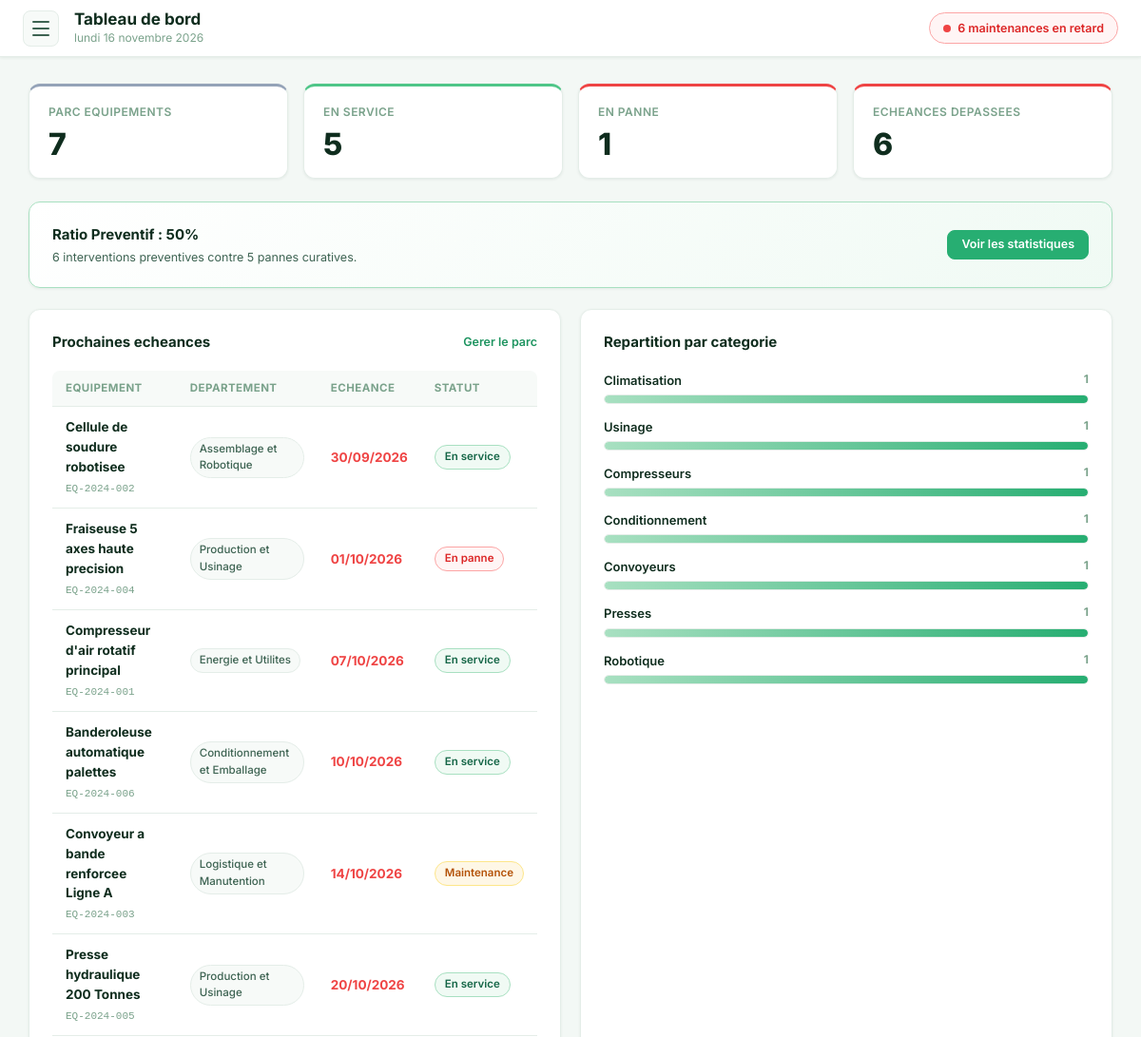
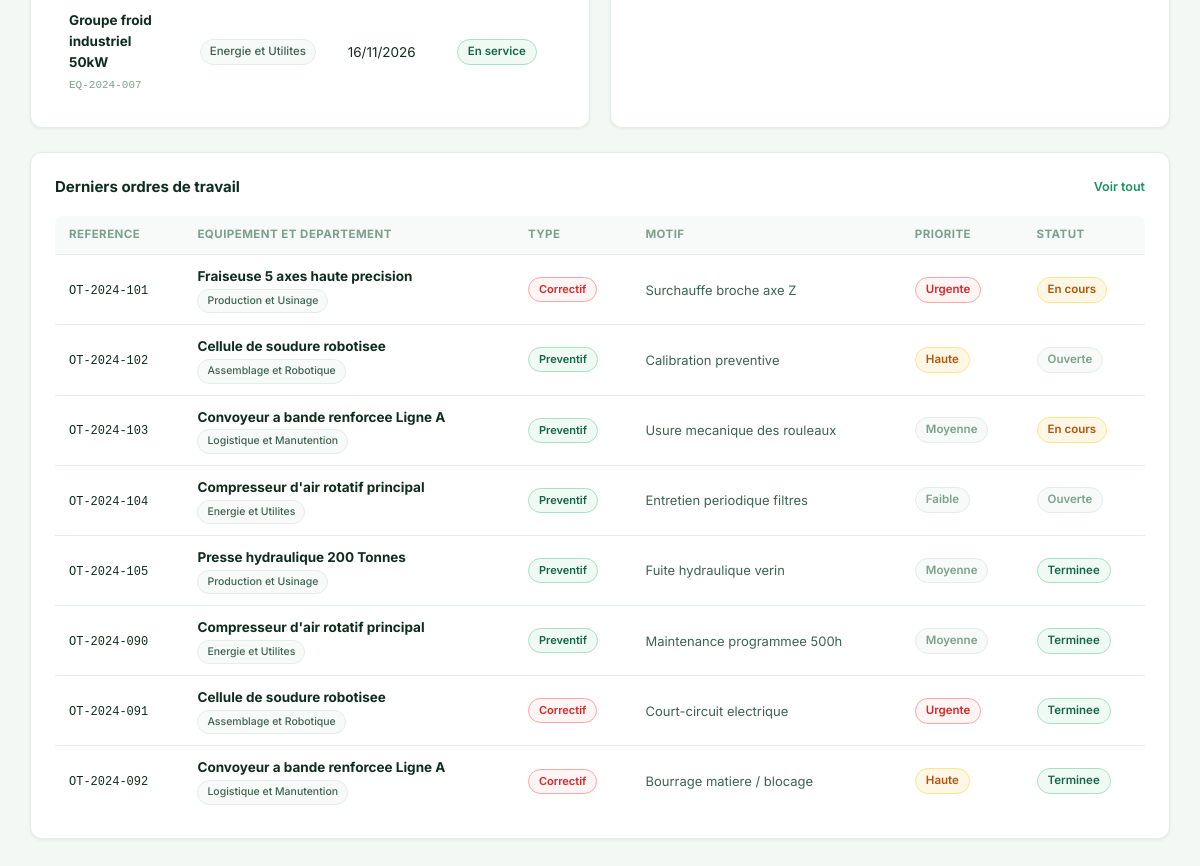
The page / on the database its author committed (2 pictures, top to bottom).
### tables this page shows
CREATE TABLE IF NOT EXISTS `equipment` (
    `id` INT AUTO_INCREMENT PRIMARY KEY,
    `serial_number` VARCHAR(100) NOT NULL UNIQUE,
    `model` VARCHAR(100) NULL,
    `designation` VARCHAR(200) NOT NULL,
    `category` VARCHAR(100) NOT NULL,
    `manufacturer` VARCHAR(100) NULL,
    `status` ENUM('en_service', 'en_maintenance', 'en_panne', 'reforme') DEFAULT 'en_service',
    `failure_reason` VARCHAR(255) NULL,
    `location_id` INT NULL,
    `department_id` INT NULL,
    `cycle_id` INT NULL,
    `purchase_date` DATE NULL,
    `warranty_until` DATE NULL,
    `active` TINYINT(1) DEFAULT 1,
    `last_maintenance_at` DATE NULL,
    `next_maintenance_at` DATE NULL,
    `created_at` DATETIME DEFAULT CURRENT_TIMESTAMP,
    `updated_at` DATETIME DEFAULT CURRENT_TIMESTAMP ON UPDATE CURRENT_TIMESTAMP,
    CONSTRAINT `fk_equip_location`   FOREIGN KEY (`location_id`)   REFERENCES `locations`   (`id`) ON DELETE SET NULL,
    CONSTRAINT `fk_equip_department` FOREIGN KEY (`department_id`) REFERENCES `departments` (`id`) ON DELETE SET NULL,
    CONSTRAINT `fk_equip_cycle`      FOREIGN KEY (`cycle_id`)      REFERENCES `cycles`      (`id`) ON DELETE SET NULL
);

CREATE TABLE IF NOT EXISTS `departments` (
    `id` INT AUTO_INCREMENT PRIMARY KEY,
    `name` VARCHAR(100) NOT NULL UNIQUE,
    `code` VARCHAR(50) NULL,
    `description` VARCHAR(255) NULL,
    `created_at` DATETIME DEFAULT CURRENT_TIMESTAMP
);

CREATE TABLE IF NOT EXISTS `work_orders` (
    `id` INT AUTO_INCREMENT PRIMARY KEY,
    `reference` VARCHAR(50) NOT NULL UNIQUE,
    `equipment_id` INT NOT NULL,
    `kind` ENUM('preventive', 'corrective', 'ameliorative') DEFAULT 'corrective',
    `type` ENUM('preventive', 'corrective', 'ameliorative') DEFAULT 'corrective',
    `priority` ENUM('faible', 'moyenne', 'haute', 'urgente') DEFAULT 'moyenne',
    `status` ENUM('ouverte', 'planifiee', 'en_cours', 'en_attente_pieces', 'terminee', 'annulee') DEFAULT 'ouverte',
    `description` TEXT NOT NULL,
    `failure_reason` VARCHAR(255) NULL,
    `created_by` INT NULL,
    `planned_at` DATE NULL,
    `started_at` DATETIME NULL,
    `completed_at` DATETIME NULL,
    `duration_hours` DECIMAL(5,2) DEFAULT 0.00,
    `created_at` DATETIME DEFAULT CURRENT_TIMESTAMP,
    CONSTRAINT `fk_wo_equipment` FOREIGN KEY (`equipment_id`) REFERENCES `equipment` (`id`) ON DELETE CASCADE,
    CONSTRAINT `fk_wo_creator`   FOREIGN KEY (`created_by`)   REFERENCES `users`     (`id`) ON DELETE SET NULL
);

### index.php (the view, shortened to what this page needs)
<?php
$db = getDB();
$equipment = $db->query("
    SELECT COUNT(*) AS total,
           SUM(status='en_service') AS operational,
           SUM(status='en_panne') AS broken,
           SUM(status='en_maintenance') AS in_maintenance
    FROM equipment WHERE active=1
")->fetch(PDO::FETCH_ASSOC) ?: [];
$overdue = (int)$db->query(
    "SELECT COUNT(*) FROM equipment WHERE active=1 AND next_maintenance_at < CURDATE()"
)->fetchColumn();
$statsWO = $db->query("
    SELECT COUNT(*) AS total,
           SUM(type='preventive') AS preventive,
           SUM(type='corrective') AS corrective
    FROM work_orders
")->fetch(PDO::FETCH_ASSOC) ?: [];
$totalWO = max(1, (int)($statsWO['total'] ?? 0));
$prevPct = $totalWO > 0 ? round((int)($statsWO['preventive'] ?? 0) / $totalWO * 100) : 0;
$upcoming = $db->query("
    SELECT e.designation, e.serial_number, e.status, e.next_maintenance_at, e.failure_reason,
           d.name AS dept_name
    FROM equipment e
    LEFT JOIN departments d ON d.id = e.department_id
    WHERE e.active = 1 AND e.next_maintenance_at IS NOT NULL
    ORDER BY e.next_maintenance_at ASC
    LIMIT 8
")->fetchAll(PDO::FETCH_ASSOC);
$byCategory = $db->query("
    SELECT COALESCE(NULLIF(category,''), 'Non categorise') AS label, COUNT(*) AS value
    FROM equipment WHERE active=1
    GROUP BY label ORDER BY value DESC LIMIT 8
")->fetchAll(PDO::FETCH_ASSOC);
$maxCat = max(1, ...array_column($byCategory ?: [['value'=>1]], 'value'));
$work_orders = $db->query("
    SELECT w.id, w.reference, w.type, w.status, w.priority,
           w.failure_reason, w.created_at,
           e.designation, e.serial_number,
           d.name AS dept_name
    FROM work_orders w
    LEFT JOIN equipment e ON e.id = w.equipment_id
    LEFT JOIN departments d ON d.id = e.department_id
    ORDER BY w.created_at DESC
    LIMIT 8
")->fetchAll(PDO::FETCH_ASSOC);
function statusBadge(string $s): string {
    $map = ['en_service'=>['En service','green'],'en_panne'=>['En panne','red'],'en_maintenance'=>['Maintenance','yellow'],'reforme'=>['Reforme','gray']];
    [$lbl,$cls] = $map[$s] ?? [ucfirst($s),'gray'];
    return '<span class="badge '.$cls.'">'.$lbl.'</span>';
}
function fmtDate(?string $d): string {
    $dt  = new DateTime($d);
    $now = new DateTime(date('Y-m-d'));
    $style = $dt < $now ? 'color:var(--red-500);font-weight:700' : '';
    return '<span'.($style?" style=\"$style\"":'').'>'.date('d/m/Y', strtotime($d)).'</span>';
}
function priorityBadge(string $p): string {
    $cls = match($p) { 'urgente','critique' => 'red', 'haute' => 'yellow', default => 'gray' };
    return '<span class="badge '.$cls.'">'.htmlspecialchars(ucfirst($p)).'</span>';
}
require_once __DIR__ . '/includes/header.php';
?>
<div class="kpis">
  <div class="card kpi neutral">
    <small>Parc equipements</small>
    <strong><?= (int)$equipment['total'] ?></strong>
  </div>
  <div class="card kpi good">
    <small>En service</small>
    <strong><?= (int)($equipment['operational'] ?? 0) ?></strong>
  </div>
  <div class="card kpi <?= ($equipment['broken'] ?? 0) > 0 ? 'danger' : 'neutral' ?>">
    <small>En panne</small>
    <strong><?= (int)($equipment['broken'] ?? 0) ?></strong>
  </div>
  <div class="card kpi <?= $overdue > 0 ? 'danger' : 'good' ?>">
    <small>Echeances depassees</small>
    <strong><?= $overdue ?></strong>
  </div>
</div>
<div class="card" style="margin-bottom:22px;background:linear-gradient(135deg,#ffffff 0%,var(--green-50) 100%);border-color:var(--green-200)">
  <div style="display:flex;align-items:center;justify-content:space-between;flex-wrap:wrap;gap:14px">
    <div>
      <strong style="font-size:15px;color:var(--text-primary)">
        Ratio Preventif : <?= $prevPct ?>%
      </strong>
      <p style="font-size:12.5px;color:var(--text-secondary);margin-top:3px">
        <?= (int)($statsWO['preventive'] ?? 0) ?> interventions preventives
        contre <?= (int)($statsWO['corrective'] ?? 0) ?> pannes curatives.
      </p>
    </div>
    <a href="<?= ($base_url ?: '') ?>/pages/statistiques.php" class="btn btn-primary btn-sm">
      Voir les statistiques
    </a>
  </div>
</div>
<div class="grid-2">
  <div class="card">
    <div class="card-header">
      <h2>Prochaines echeances</h2>
      <a href="<?= ($base_url ?: '') ?>/pages/equipements.php" style="font-size:12.5px;color:var(--green-600);font-weight:600">
        Gerer le parc
      </a>
    </div>
    <div class="table-wrap">
      <table>
        <thead>
          <tr><th>Equipement</th><th>Departement</th><th>Echeance</th><th>Statut</th></tr>
        </thead>
        <tbody>
          <?php if (!empty($upcoming)): foreach ($upcoming as $e): ?>
          <tr>
            <td>
              <strong style="color:var(--text-primary)"><?= htmlspecialchars($e['designation']) ?></strong><br>
              <code style="font-size:11px;color:var(--text-muted)"><?= htmlspecialchars($e['serial_number']) ?></code>
            </td>
            <td><span class="dept-badge"><?= htmlspecialchars($e['dept_name'] ?? 'General') ?></span></td>
            <td><?= fmtDate($e['next_maintenance_at']) ?></td>
            <td><?= statusBadge($e['status']) ?></td>
          </tr>
          <?php endforeach; else: ?>
          <tr><td colspan="4" class="empty">Aucune maintenance planifiee</td></tr>
          <?php endif; ?>
        </tbody>
      </table>
    </div>
  </div>
  <div class="card">
    <div class="card-header">
      <h2>Repartition par categorie</h2>
    </div>
    <?php if (!empty($byCategory)): ?>
    <div class="chart-bars">
      <?php foreach ($byCategory as $cat): ?>
      <div class="chart-bar-row">
        <div class="chart-bar-label">
          <span class="chart-bar-name"><?= htmlspecialchars($cat['label']) ?></span>
          <span class="chart-bar-val"><?= $cat['value'] ?></span>
        </div>
        <div class="chart-bar-track">
          <div class="chart-bar-fill green" style="width:<?= round($cat['value']/$maxCat*100) ?>%"></div>
        </div>
      </div>
      <?php endforeach; ?>
    </div>
    <?php else: ?>
    <p class="empty">Aucune categorie repertoriee</p>
    <?php endif; ?>
  </div>
</div>
<div class="card section-gap">
  <div class="card-header">
    <h2>Derniers ordres de travail</h2>
    <a href="<?= ($base_url ?: '') ?>/pages/maintenance.php" style="font-size:12.5px;color:var(--green-600);font-weight:600">
      Voir tout
    </a>
  </div>
  <div class="table-wrap">
    <table>
      <thead>
        <tr>
          <th>Reference</th>
          <th>Equipement et Departement</th>
          <th>Type</th>
          <th>Motif</th>
          <th>Priorite</th>
          <th>Statut</th>
        </tr>
      </thead>
      <tbody>
        <?php if (!empty($work_orders)): foreach ($work_orders as $w):
          $isCorr = ($w['type'] === 'corrective');
        ?>
        <tr>
          <td><code style="font-size:12px"><?= htmlspecialchars($w['reference'] ?? 'OT-'.$w['id']) ?></code></td>
          <td>
            <strong style="color:var(--text-primary)"><?= htmlspecialchars($w['designation'] ?? '—') ?></strong><br>
            <span class="dept-badge" style="font-size:10.5px;margin-top:2px"><?= htmlspecialchars($w['dept_name'] ?? 'General') ?></span>
          </td>
          <td>
            <span class="badge <?= $isCorr ? 'red' : 'green' ?>" style="font-size:11px">
              <?= $isCorr ? 'Correctif' : 'Preventif' ?>
            </span>
          </td>
          <td style="color:var(--text-secondary);font-size:13px"><?= htmlspecialchars($w['failure_reason'] ?? 'Entretien courant') ?></td>
          <td><?= priorityBadge($w['priority'] ?? 'normale') ?></td>
          <td>
            <?php
            $stLabel = match($w['status']) { 'terminee'=>'Terminee','en_cours'=>'En cours','ouverte'=>'Ouverte', default=>$w['status'] };
            $stClass = match($w['status']) { 'terminee'=>'green','en_cours'=>'yellow', default=>'gray' };
            ?>
            <span class="badge <?= $stClass ?>"><?= $stLabel ?></span>
          </td>
        </tr>
        <?php endforeach; else: ?>
        <tr><td colspan="6" class="empty">Aucun ordre de travail recent</td></tr>
        <?php endif; ?>
      </tbody>
    </table>
  </div>
</div>
<?php require_once __DIR__ . '/includes/footer.php'; ?>

### rows shown on the page
equipment: designation "Cellule de soudure robotisee", serial_number "EQ-2024-002", department.name "Assemblage et Robotique", next_maintenance_at "30/09/2026", lbl "En service"
equipment: designation "Fraiseuse 5 axes haute precision", serial_number "EQ-2024-004", department.name "Production et Usinage", next_maintenance_at "01/10/2026", lbl "En panne"
equipment: designation "Compresseur d'air rotatif principal", serial_number "EQ-2024-001", department.name "Energie et Utilites", next_maintenance_at "07/10/2026", lbl "En service"
equipment: designation "Banderoleuse automatique palettes", serial_number "EQ-2024-006", department.name "Conditionnement et Emballage", next_maintenance_at "10/10/2026", lbl "En service"
equipment: designation "Convoyeur a bande renforcee Ligne A", serial_number "EQ-2024-003", department.name "Logistique et Manutention", next_maintenance_at "14/10/2026", lbl "Maintenance"
equipment: designation "Presse hydraulique 200 Tonnes", serial_number "EQ-2024-005", department.name "Production et Usinage", next_maintenance_at "20/10/2026", lbl "En service"
equipment: designation "Groupe froid industriel 50kW", serial_number "EQ-2024-007", department.name "Energie et Utilites", next_maintenance_at "16/11/2026", lbl "En service"
work_orders: reference "OT-2024-101", equipment.designation "Fraiseuse 5 axes haute precision", departments.name "Production et Usinage", type "Correctif", failure_reason "Surchauffe broche axe Z", priority "Urgente", status "En cours"
work_orders: reference "OT-2024-102", equipment.designation "Cellule de soudure robotisee", departments.name "Assemblage et Robotique", type "Preventif", failure_reason "Calibration preventive", priority "Haute", status "Ouverte"
work_orders: reference "OT-2024-103", equipment.designation "Convoyeur a bande renforcee Ligne A", departments.name "Logistique et Manutention", type "Preventif", failure_reason "Usure mecanique des rouleaux", priority "Moyenne", status "En cours"
work_orders: reference "OT-2024-104", equipment.designation "Compresseur d'air rotatif principal", departments.name "Energie et Utilites", type "Preventif", failure_reason "Entretien periodique filtres", priority "Faible", status "Ouverte"
work_orders: reference "OT-2024-105", equipment.designation "Presse hydraulique 200 Tonnes", departments.name "Production et Usinage", type "Preventif", failure_reason "Fuite hydraulique verin", priority "Moyenne", status "Terminee"
work_orders: reference "OT-2024-090", equipment.designation "Compresseur d'air rotatif principal", departments.name "Energie et Utilites", type "Preventif", failure_reason "Maintenance programmee 500h", priority "Moyenne", status "Terminee"
work_orders: reference "OT-2024-091", equipment.designation "Cellule de soudure robotisee", departments.name "Assemblage et Robotique", type "Correctif", failure_reason "Court-circuit electrique", priority "Urgente", status "Terminee"
work_orders: reference "OT-2024-092", equipment.designation "Convoyeur a bande renforcee Ligne A", departments.name "Logistique et Manutention", type "Correctif", failure_reason "Bourrage matiere / blocage", priority "Haute", status "Terminee"

### other values the page prints
$page_label "Tableau de bord"
$overdue_count "6"
$equipment['total'] "7"
$equipment['operational'] "5"
$equipment['broken'] "1"
$overdue "6"
$prevPct "50"
$statsWO['preventive'] "6"
$statsWO['corrective'] "5"
$cat['label'] "Climatisation"
$cat['value'] "1"
$cat['label'] "Usinage"
$cat['label'] "Compresseurs"
$cat['label'] "Conditionnement"
$cat['label'] "Convoyeurs"
